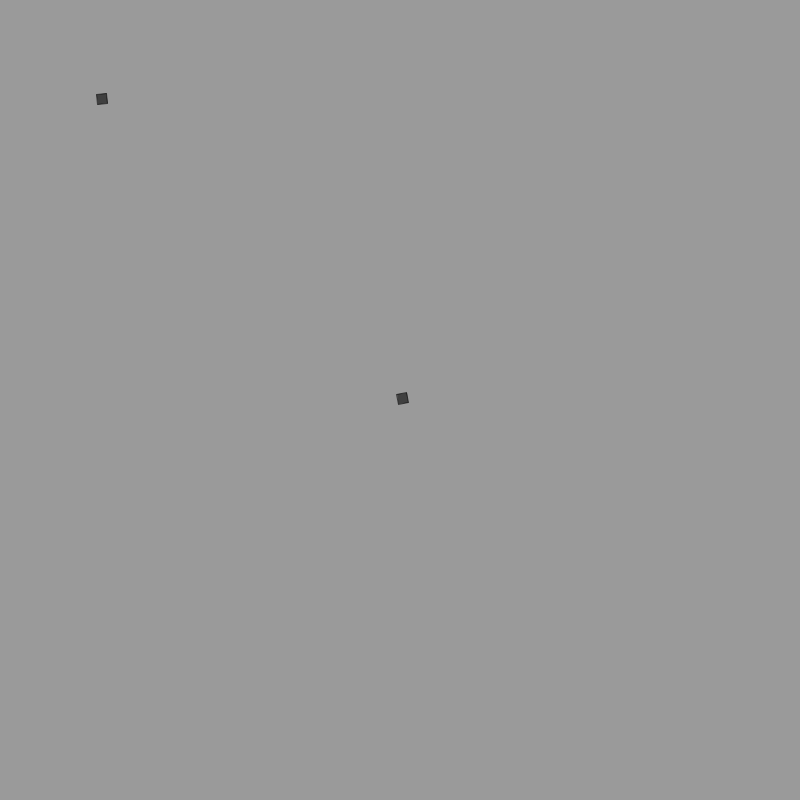
Frame 1 (no input)
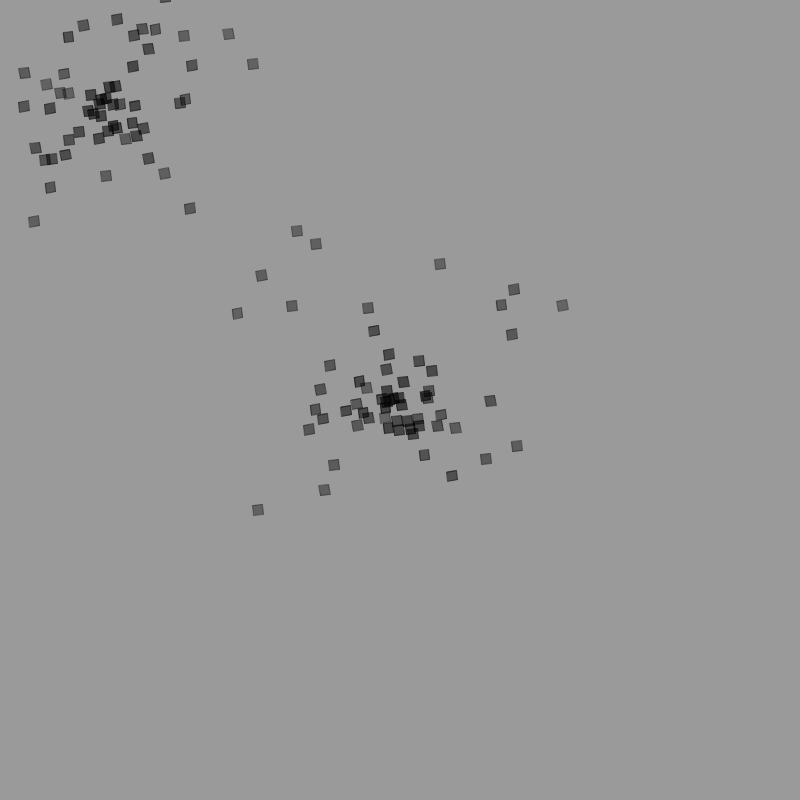
Frame 60 (the mouse pressed at the canvas centre just before this capture)
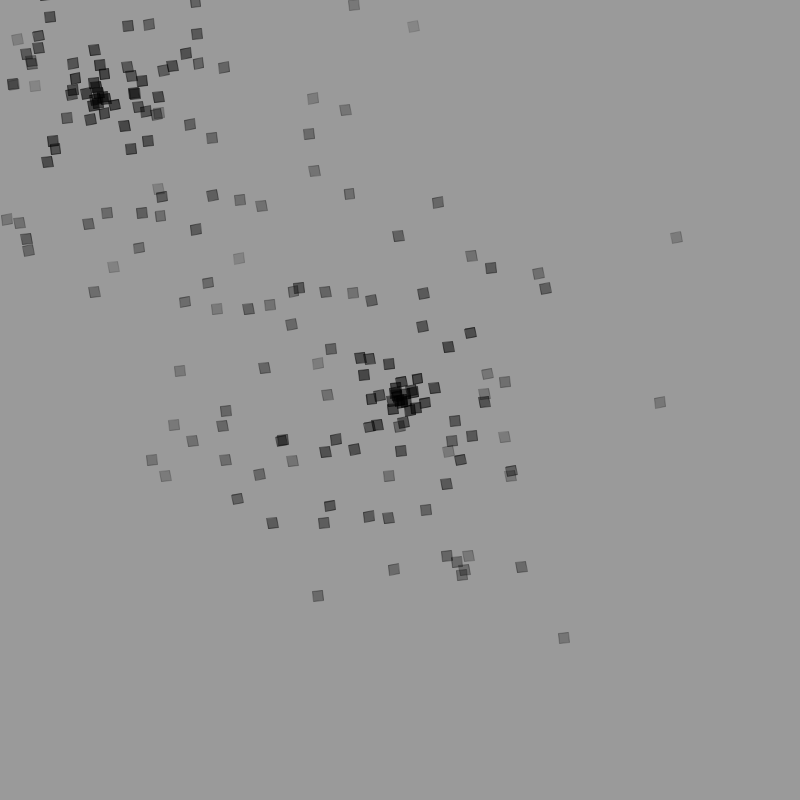
Frame 120 (the mouse held since frame 60 and released just before this capture)

The Processing sketch that drew these frames (run headless with seeded random() and noise(); from frame 60 on, the mouse is pressed at the canvas centre):

// Processing sketch: Main
// ── Main.pde
SquareParticle p = new SquareParticle(20,20,400,0,0,0,random(-1,1),random(0,1),PI/4,1,0,255);

CustomParticleSystem smoke;
CustomParticleSystem smoke2;

void setup(){
  size(800,800);
  smoke = new CustomParticleSystem(width/2,height/2,100,1,10,10,-3,3,-3,3,0,0,0,0,3,0,0,0,0,0,255,150);
  smoke2 = new CustomParticleSystem(100,100,800,1,10,10,-3,3,-3,3,0,0,0,0,3,0,0,0,0,0,255,150);
}

void draw(){
  background(154);
  smoke.update();
  smoke.render();
  smoke2.update();
  smoke2.render();
  println(frameRate);
  frameRate(60);
}
// ── CircleParticle.pde
public class CircleParticle extends Particle{
  float radius;
  
  public CircleParticle(float radius,float x,float y,float dx,float dy,float xx,float yy,float angle,float aVel,float aAcc,int lifeSpam){
    super(x,y,dx,dy,xx,yy,angle,aVel,aAcc,lifeSpam);
    this.radius = radius;
  }
  
  public void render(int r,int g,int b,int a){
    pushMatrix();
    translate(super.pos.x,super.pos.y);
    fill(r,g,b,super.lifeSpan);
    rotate(angle);
    ellipse(super.pos.x,super.pos.y,this.radius*2,this.radius*2);
    popMatrix();
  }
}
// ── CustomParticleSystem.pde
public class CustomParticleSystem extends ParticleSystem{
  public CustomParticleSystem(float x,float y,int maxParticle,int spawnFrequency,float w,float h,float dx_1,float dx_2,float dy_1,float dy_2,float xx_1,float xx_2,float yy_1,float yy_2,float angle,float aVel,float aAcc,int r,int g,int b,int a,int lifeSpan){
    super(x,y,maxParticle,spawnFrequency,w,h,dx_1,dx_2,dy_1,dy_2,xx_1,xx_2,yy_1,yy_2,angle,aVel,aAcc,r,g,b,a,lifeSpan);
  }
}
// ── Particle.pde
public abstract class Particle{
  PVector pos;
  PVector vel;
  PVector acc;
  float angle;
  float aVel;
  float aAcc;
  int lifeSpan;
  
  
  public Particle(float x,float y,float dx,float dy,float xx,float yy,float angle,float aVel,float aAcc,int lifeSpan){
    pos = new PVector(x,y);
    vel = new PVector(dx,dy);
    acc = new PVector(xx,yy);
    this.angle = angle;
    this.aVel = aVel;
    this.aAcc = aAcc;
    this.lifeSpan = lifeSpan;
  }
  
  public void update(){
    this.angle += this.aVel;
    this.aVel += this.aAcc;
    pos.add(vel);
    vel.add(acc);
    this.lifeSpan--;
  }
  
  public void setVel(float x,float y){
    this.vel.x = x;
    this.vel.y = y;
  }
  
  public void setAcc(float x,float y){
    this.acc.x = x;
    this.acc.y = y;
  }
  public abstract void render(int r,int g,int b,int a);
}
// ── ParticleSystem.pde
public abstract class ParticleSystem{
  PVector pos;
  ArrayList<Particle> particles = new ArrayList<Particle>();
  Particle p;
  int maxParticle;
  float w,h,x,y,dx_1,dy_1,dx_2,dy_2,xx_1,xx_2,yy_1,yy_2,angle,aVel,aAcc;
  int spawnFrequency,r,g,b,a,lifeSpan;
  
  public ParticleSystem(float x,float y,int maxParticle,int spawnFrequency,float w,float h,float dx_1,float dx_2,float dy_1,float dy_2,float xx_1,float xx_2,float yy_1,float yy_2,float angle,float aVel,float aAcc,int r,int g,int b,int a,int lifeSpan){
    pos = new PVector(x,y);
    this.x = x;
    this.y = y;
    this.maxParticle = maxParticle;
    this.spawnFrequency = spawnFrequency;
    this.w = w;
    this.h = h;
    this.dx_1 = dx_1;
    this.dy_1 = dy_1;
    this.xx_1 = xx_1;
    this.yy_1 = yy_1;
    this.dx_2 = dx_2;
    this.dy_2 = dy_2;
    this.xx_2 = xx_2;
    this.yy_2 = yy_2;
    this.angle = angle;
    this.aVel = aVel;
    this.aAcc = aAcc;
    this.r = r;
    this.g = g;
    this.b = b;
    this.a = a;
    this.lifeSpan = lifeSpan;
  }
  
  public void update(){
    for(int i = 0;i < this.spawnFrequency;i++){
      particles.add(new SquareParticle(this.w,this.h,this.x,this.y,random(this.dx_1,this.dx_2),random(this.dy_1,this.dy_2),random(this.xx_1,this.xx_2),random(this.yy_1,this.yy_2),this.angle,this.aVel,this.aAcc,this.lifeSpan));
    }
    for(int i = 0;i < this.particles.size();i++){
       particles.get(i).update();
       if(this.particles.size() > maxParticle){
         particles.remove(0);
       }
    }
  }
  
  public void render(){
    for(int i = 0;i < this.particles.size();i++){
       particles.get(i).render(this.r,this.g,this.b,this.lifeSpan);
    }
  }
}
// ── SquareParticle.pde
public class SquareParticle extends Particle{
  float w;
  float h;
  int lifeSpan;
  
  public SquareParticle(float w,float h,float x,float y,float dx,float dy,float xx,float yy,float angle,float aVel,float aAcc,int lifeSpan){
    super(x,y,dx,dy,xx,yy,angle,aVel,aAcc,lifeSpan);
    this.w = w;
    this.h = h;
  }
  
  public void render(int r,int g,int b,int a){
    pushMatrix();
    rectMode(CENTER);
    translate(super.pos.x,super.pos.y);
    fill(r,g,b,super.lifeSpan);
    stroke(r,g,b,super.lifeSpan);
    rotate(angle);
    rect(0,0,this.w,this.h);
    popMatrix();
  }
}
